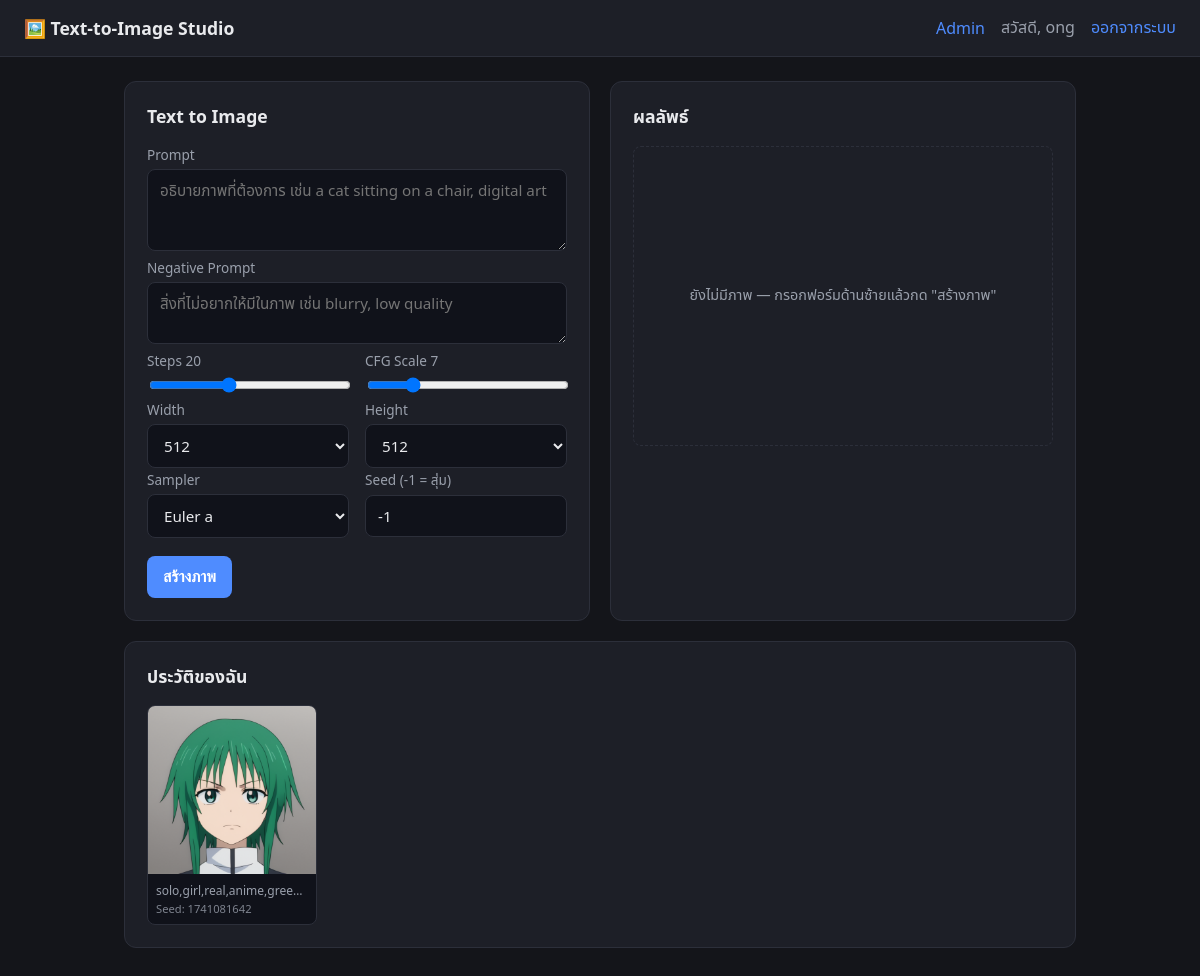
The page / (signed in) on the database its author committed.
### tables this page shows
CREATE TABLE users (
            id INTEGER PRIMARY KEY AUTOINCREMENT,
            username TEXT UNIQUE NOT NULL,
            password_hash TEXT NOT NULL,
            is_admin INTEGER NOT NULL DEFAULT 0,
            created_at TEXT NOT NULL
        );

CREATE TABLE generations (
            id INTEGER PRIMARY KEY AUTOINCREMENT,
            user_id INTEGER NOT NULL,
            prompt TEXT NOT NULL,
            negative_prompt TEXT,
            steps INTEGER,
            cfg_scale REAL,
            width INTEGER,
            height INTEGER,
            sampler TEXT,
            seed INTEGER,
            image_path TEXT NOT NULL,
            created_at TEXT NOT NULL,
            FOREIGN KEY (user_id) REFERENCES users (id)
        );

### app.py (the view)
@app.route("/")
@login_required
def index():
    conn = get_db()
    history = conn.execute(
        "SELECT * FROM generations WHERE user_id = ? ORDER BY id DESC LIMIT 24",
        (current_user.id,),
    ).fetchall()
    conn.close()
    return render_template("generate.html", history=history)

### app.py (called while the page is built)
def get_db():
    conn = sqlite3.connect(DB_PATH)
    conn.row_factory = sqlite3.Row
    return conn

@login_manager.user_loader
def load_user(user_id):
    conn = get_db()
    row = conn.execute("SELECT id, username, is_admin FROM users WHERE id = ?", (user_id,)).fetchone()
    conn.close()
    if row:
        return User(row["id"], row["username"], row["is_admin"])
    return None

### templates/generate.html (shortened to what this page needs)
{% extends "base.html" %}
{% block content %}
<div class="generate-layout">
  <div class="panel">
    <h2>Text to Image</h2>
    <form id="generate-form">
      <label for="prompt">Prompt</label>
      <textarea id="prompt" name="prompt" rows="3" placeholder="อธิบายภาพที่ต้องการ เช่น a cat sitting on a chair, digital art" required></textarea>
      <label for="negative_prompt">Negative Prompt</label>
      <textarea id="negative_prompt" name="negative_prompt" rows="2" placeholder="สิ่งที่ไม่อยากให้มีในภาพ เช่น blurry, low quality"></textarea>
      <div class="row">
        <div class="field">
          <label for="steps">Steps <span id="steps-val">20</span></label>
          <input type="range" id="steps" name="steps" min="1" max="50" value="20">
        </div>
        <div class="field">
          <label for="cfg_scale">CFG Scale <span id="cfg-val">7</span></label>
          <input type="range" id="cfg_scale" name="cfg_scale" min="1" max="30" step="0.5" value="7">
        </div>
      </div>
      <div class="row">
        <div class="field">
          <label for="width">Width</label>
          <select id="width" name="width">
            <option value="512" selected>512</option>
          </select>
        </div>
        <div class="field">
          <label for="height">Height</label>
          <select id="height" name="height">
            <option value="512" selected>512</option>
          </select>
        </div>
      </div>
      <div class="row">
        <div class="field">
          <label for="sampler">Sampler</label>
          <select id="sampler" name="sampler">
            <option value="Euler a">Euler a</option>
          </select>
        </div>
        <div class="field">
          <label for="seed">Seed (-1 = สุ่ม)</label>
          <input type="number" id="seed" name="seed" value="-1">
        </div>
      </div>
      <button type="submit" id="generate-btn" class="btn-primary">สร้างภาพ</button>
    </form>
  </div>
  <div class="panel result-panel">
    <h2>ผลลัพธ์</h2>
    <div id="result-area" class="result-area">
      <p class="placeholder-text">ยังไม่มีภาพ — กรอกฟอร์มด้านซ้ายแล้วกด "สร้างภาพ"</p>
    </div>
  </div>
</div>
<div class="panel history-panel">
  <h2>ประวัติของฉัน</h2>
  <div id="history-grid" class="history-grid">
    {% for item in history %}
    <div class="history-item">
      <img src="{{ url_for('static', filename=item['image_path']) }}" alt="{{ item['prompt'] }}">
      <p title="{{ item['prompt'] }}">{{ item['prompt'] }}</p>
      <p class="history-seed">Seed: {{ item['seed'] }}</p>
    </div>
    {% else %}
    <p class="placeholder-text">ยังไม่มีประวัติการสร้างภาพ</p>
    {% endfor %}
  </div>
</div>
{% endblock %}

### templates/base.html (shortened to what this page needs)
<!DOCTYPE html>
<html lang="th">
<head>
<link rel="stylesheet" href="{{ url_for('static', filename='css/style.css') }}">
</head>
<body>
  <nav class="navbar">
    <span class="brand">🖼️ Text-to-Image Studio</span>
    {% if current_user.is_authenticated %}
      <div class="nav-right">
        {% if current_user.is_admin %}
          <a href="{{ url_for('admin') }}" class="nav-link">Admin</a>
        {% endif %}
        <span class="nav-user">สวัสดี, {{ current_user.username }}</span>
        <a href="{{ url_for('logout') }}" class="nav-link">ออกจากระบบ</a>
      </div>
    {% endif %}
  </nav>
  <div class="container">
    {% block content %}{% endblock %}
  </div>
</body>
</html>

### static/css/style.css (style rules this page uses)
:root { --bg: #14151a; --panel: #1d1f27; --border: #2c2f3a; --text: #e9eaed; --muted: #9aa0ac; --accent: #4f8cff; --accent-hover: #3d76e0; --error: #ff5c5c; --success: #3ecf8e; }
* { box-sizing: border-box; }
body { margin: 0; font-family: "Segoe UI", "Noto Sans Thai", system-ui, sans-serif; background: var(--bg); color: var(--text); }
.navbar { display: flex; justify-content: space-between; align-items: center; padding: 16px 24px; background: var(--panel); border-bottom: 1px solid var(--border); }
.brand { font-weight: 600; font-size: 1.1rem; }
.nav-right { display: flex; align-items: center; gap: 16px; }
.nav-user { color: var(--muted); }
.nav-link { color: var(--accent); text-decoration: none; }
.container { max-width: 1000px; margin: 0 auto; padding: 24px; }
label { font-size: 0.85rem; color: var(--muted); margin-top: 10px; }
input[type="text"], input[type="password"], input[type="number"], textarea, select { background: #10121a; border: 1px solid var(--border); color: var(--text); padding: 10px 12px; border-radius: 8px; font-size: 0.95rem; font-family: inherit; margin-top: 4px; width: 100%; }
textarea { resize: vertical; }
input[type="range"] { width: 100%; margin-top: 6px; }
.btn-primary { margin-top: 18px; padding: 12px 16px; background: var(--accent); color: white; border: none; border-radius: 8px; font-size: 1rem; font-weight: 600; cursor: pointer; }
.generate-layout { display: grid; grid-template-columns: 1fr 1fr; gap: 20px; }
.panel { background: var(--panel); border: 1px solid var(--border); border-radius: 12px; padding: 22px; margin-bottom: 20px; }
.panel h2 { margin-top: 0; font-size: 1.1rem; }
.row { display: flex; gap: 16px; }
.field { flex: 1; }
.result-area { display: flex; align-items: center; justify-content: center; min-height: 300px; border: 1px dashed var(--border); border-radius: 8px; }
.placeholder-text { color: var(--muted); font-size: 0.9rem; text-align: center; }
.history-grid { display: grid; grid-template-columns: repeat(auto-fill, minmax(140px, 1fr)); gap: 14px; }
.history-item { background: #10121a; border: 1px solid var(--border); border-radius: 8px; overflow: hidden; }
.history-item img { width: 100%; display: block; aspect-ratio: 1 / 1; object-fit: cover; }
.history-item p { margin: 0; padding: 8px 8px 0 8px; font-size: 0.75rem; color: var(--muted); white-space: nowrap; overflow: hidden; text-overflow: ellipsis; }
.history-item p.history-seed { padding: 2px 8px 8px 8px; font-size: 0.7rem; opacity: 0.8; }

### rows shown on the page
users: username "ong"
generations: image_path (picture), prompt "solo,girl,real,anime,gree…", seed "1741081642"
